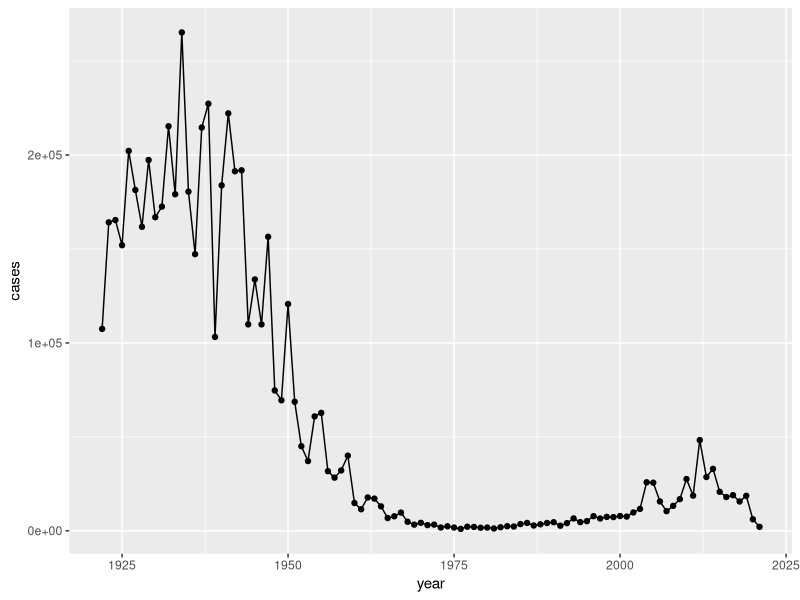
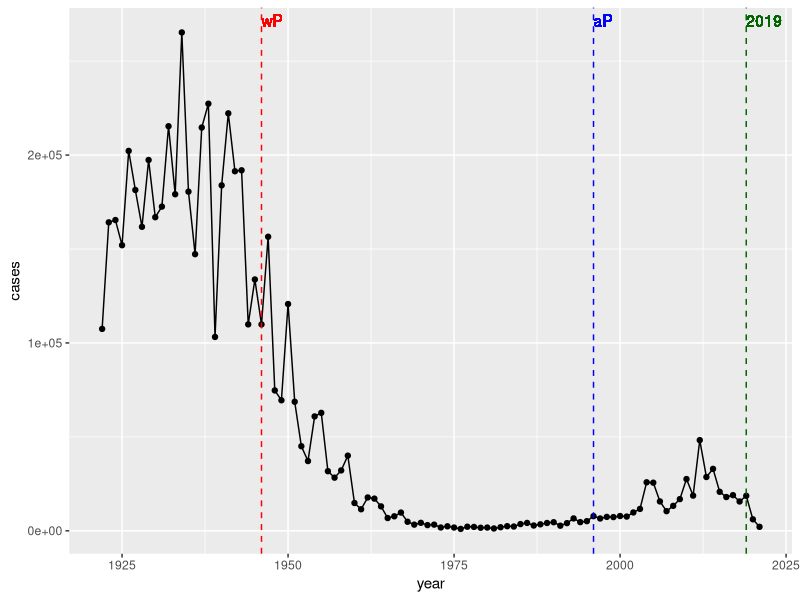

The R script that drew these images, in order: (Note: this script raises an error after producing the figures.)
## ---- chunk 1
#install.packages("datapasta")
## ---- chunk 2
#| echo = FALSE

cdc <- data.frame(year = c(1922L,
                                   1923L,1924L,1925L,1926L,1927L,1928L,
                                   1929L,1930L,1931L,1932L,1933L,1934L,1935L,
                                   1936L,1937L,1938L,1939L,1940L,1941L,
                                   1942L,1943L,1944L,1945L,1946L,1947L,1948L,
                                   1949L,1950L,1951L,1952L,1953L,1954L,
                                   1955L,1956L,1957L,1958L,1959L,1960L,
                                   1961L,1962L,1963L,1964L,1965L,1966L,1967L,
                                   1968L,1969L,1970L,1971L,1972L,1973L,
                                   1974L,1975L,1976L,1977L,1978L,1979L,1980L,
                                   1981L,1982L,1983L,1984L,1985L,1986L,
                                   1987L,1988L,1989L,1990L,1991L,1992L,1993L,
                                   1994L,1995L,1996L,1997L,1998L,1999L,
                                   2000L,2001L,2002L,2003L,2004L,2005L,
                                   2006L,2007L,2008L,2009L,2010L,2011L,2012L,
                                   2013L,2014L,2015L,2016L,2017L,2018L,
                                   2019L,2020L,2021L),
  cases = c(107473,
                                   164191,165418,152003,202210,181411,
                                   161799,197371,166914,172559,215343,179135,
                                   265269,180518,147237,214652,227319,103188,
                                   183866,222202,191383,191890,109873,
                                   133792,109860,156517,74715,69479,120718,
                                   68687,45030,37129,60886,62786,31732,28295,
                                   32148,40005,14809,11468,17749,17135,
                                   13005,6799,7717,9718,4810,3285,4249,
                                   3036,3287,1759,2402,1738,1010,2177,2063,
                                   1623,1730,1248,1895,2463,2276,3589,
                                   4195,2823,3450,4157,4570,2719,4083,6586,
                                   4617,5137,7796,6564,7405,7298,7867,
                                   7580,9771,11647,25827,25616,15632,10454,
                                   13278,16858,27550,18719,48277,28639,
                                   32971,20762,17972,18975,15609,18617,6124,
                                   2116)
)
## ---- chunk 3
head(cdc)
## ---- chunk 4
library(ggplot2)
#install.packages("tidyverse")
library(tidyverse)
## ---- chunk 5
ggplot(cdc) +
  aes(year, cases) +
  geom_point() +
  geom_line() +
  labs()
## ---- chunk 6
ggplot(cdc) +
  aes(year, cases) +
  geom_point() +
  geom_line() +
  labs() +
  #v = vertical
  geom_vline(xintercept = 1946, color = "red", linetype = "dashed") +
  geom_vline(xintercept = 1996, color = "blue", linetype = "dashed") +
  geom_vline(xintercept = 2019, color = "darkgreen", linetype = "dashed") +
  geom_text(aes(x = 1946, y = max(cdc$cases), label = "wP"), vjust = -0.5, hjust = 0, color = "red") +
  geom_text(aes(x = 1996, y = max(cdc$cases), label = "aP"), vjust = -0.5, hjust = 0, color = "blue") +
  geom_text(aes(x = 2019, y = max(cdc$cases), label = "2019"), vjust = -0.5, hjust = 0, color = "darkgreen")
## ---- chunk 7
library(dplyr)
## ---- chunk 8
cdc %>% filter(year >= 1945 & year <= 1950)
## ---- chunk 9
library(jsonlite)

subject <- read_json("http://cmi-pb.org/api/subject", simplifyVector = TRUE)
head(subject)

## ---- chunk 10
nrow(subject)
## ---- chunk 11
table(subject$infancy_vac)
## ---- chunk 12
table(subject$biological_sex)
## ---- chunk 13
table(subject$race,subject$biological_sex)
## ---- chunk 14
library(lubridate)
today() - mdy("02-11-1996")
today() - ymd("1996-02-11")
time_length(today() - ymd("1996-02-11"), "year")
## ---- chunk 15
subject$age <- today() - ymd(subject$year_of_birth)
library(dplyr)
wP <- subject %>% filter(infancy_vac == "wP")
aP <- subject %>% filter(infancy_vac == "aP")
## ---- chunk 16
mean(time_length(wP$age, "years"))
mean(time_length(aP$age, "years"))
## ---- chunk 17
aP_age <- time_length(aP$age, "years")
wP_age <- time_length(wP$age, "years")
t.test(aP_age, wP_age)
## ---- chunk 18
subject$age <- ymd(subject$date_of_boost) - ymd(subject$year_of_birth)
subject$age_year <- time_length(subject$age, "years")
head(subject$age_year)
## ---- chunk 19
ggplot(subject) +
  aes(age_year,
      fill = infancy_vac) +
  facet_wrap(vars(infancy_vac), ncol = 1) +
  geom_histogram()
## ---- chunk 20
table(subject$dataset)
## ---- chunk 21
specimen <- read_json("http://cmi-pb.org/api/specimen", simplifyVector = TRUE)
head(specimen)
## ---- chunk 22
titer <- read_json("http://cmi-pb.org/api/v4/plasma_ab_titer", simplifyVector = TRUE)
head(titer)
## ---- chunk 23
meta <- inner_join(specimen, subject)
dim(meta)
head(meta)
## ---- chunk 24
abdata <- inner_join(meta, titer)
dim(abdata)
## ---- chunk 25
table(abdata$isotype)
## ---- chunk 26
table(abdata$dataset)
## ---- chunk 27
igg <- abdata %>% filter(isotype == "IgG")
head(igg)
## ---- chunk 28
ggplot(igg) +
  aes(MFI_normalised,
      antigen) +
  geom_boxplot() +
  xlim(0,75) +
  facet_wrap(vars(visit), nrow = 2)
## ---- chunk 29
ggplot(igg) +
  aes(MFI_normalised, antigen, col=infancy_vac) +
  geom_boxplot(show.legend = FALSE) + 
  facet_wrap(vars(visit), nrow=2) +
  xlim(0,75) +
  theme_bw()
## ---- chunk 30
filter(igg, antigen=="OVA") %>%
  ggplot() +
  aes(MFI_normalised, col=infancy_vac) +
  geom_boxplot(show.legend = FALSE) +
  facet_wrap(vars(visit)) +
  theme_bw() +
  ggtitle("OVA antigen levels per visit (aP red, wP teal)")
## ---- chunk 31
filter(igg, antigen=="PT") %>%
  ggplot() +
  aes(MFI_normalised, col=infancy_vac) +
  geom_boxplot(show.legend = FALSE) +
  facet_wrap(vars(visit)) +
  theme_bw() +
  ggtitle("PT antigen levels per visit (aP red, wP teal)")
## ---- chunk 32
filter(igg, antigen=="FIM2/3") %>%
  ggplot() +
  aes(MFI_normalised, col=infancy_vac) +
  geom_boxplot(show.legend = FALSE) +
  facet_wrap(vars(visit)) +
  theme_bw() +
  ggtitle("FIM2/3 antigen levels per visit (aP red, wP teal)")
## ---- chunk 33
oops <- abdata %>% filter(antigen == "Fim2/3")
table(oops$dataset)
## ---- chunk 34
table(abdata$dataset)
## ---- chunk 35
#abdata$planned_day_relative_to_boost
## ---- chunk 36
abdata_21_IgG_PT <- abdata %>% filter(dataset == "2021_dataset",
                               isotype == "IgG",
                               antigen == "PT")
## ---- chunk 37
ggplot(abdata_21_IgG_PT) +
  aes(planned_day_relative_to_boost, MFI_normalised,
      col = infancy_vac, 
      group = subject_id) + #Group by subject_id!
  geom_point() +
  geom_line()
## ---- chunk 38
ggplot(abdata_21_IgG_PT) +
  aes(planned_day_relative_to_boost, MFI_normalised,
      col = infancy_vac, 
      group = subject_id) + #Group by subject_id!
  geom_point() +
  geom_line() +
  geom_smooth()
## ---- chunk 39
ggplot(abdata_21_IgG_PT) +
  aes(planned_day_relative_to_boost, MFI_normalised,
      col = infancy_vac) +
  geom_point() +
  geom_line(aes(group = subject_id)) +
  geom_smooth(se=FALSE)
## ---- chunk 40
ggplot(abdata_21_IgG_PT) +
  aes(planned_day_relative_to_boost, MFI_normalised,
      col = infancy_vac) +
  geom_point() +
  geom_line(aes(group = subject_id), linewidth=0.5, alpha=0.5) +
  geom_smooth(se=FALSE, span=0.4, linewidth=3) +
  geom_vline(xintercept = 0, linetype="dashed") +
  geom_vline(xintercept = 14, linetype="dashed")
## ---- chunk 41
abdata_22_IgG_PT <- abdata %>% filter(dataset == "2022_dataset",
                               isotype == "IgG",
                               antigen == "PT")
## ---- chunk 42
ggplot(abdata_22_IgG_PT) +
  aes(planned_day_relative_to_boost, MFI_normalised,
      col = infancy_vac) +
  geom_point() +
  geom_line(aes(group = subject_id), linewidth=0.5, alpha=0.5) +
  geom_smooth(se=FALSE, span=0.4, linewidth=3) +
  geom_vline(xintercept = 0, linetype="dashed") +
  geom_vline(xintercept = 14, linetype="dashed")
## ---- chunk 43
abdata_20_IgG_PT <- abdata %>% filter(dataset == "2020_dataset",
                               isotype == "IgG",
                               antigen == "PT")
## ---- chunk 44
ggplot(abdata_20_IgG_PT) +
  aes(planned_day_relative_to_boost, MFI_normalised,
      col = infancy_vac) +
  geom_point() +
  geom_line(aes(group = subject_id), linewidth=0.5, alpha=0.5) +
  geom_smooth(se=FALSE, span=0.4, linewidth=3) +
  geom_vline(xintercept = 0, linetype="dashed") +
  geom_vline(xintercept = 14, linetype="dashed")
## ---- chunk 45
url <- "https://www.cmi-pb.org/api/v2/rnaseq?versioned_ensembl_gene_id=eq.ENSG00000211896.7"

rna <- read_json(url, simplifyVector = TRUE) 
## ---- chunk 46
ssrna <- inner_join(rna, meta)
## ---- chunk 47
ggplot(ssrna) +
  aes(visit, tpm, group=subject_id) +
  geom_point() +
  geom_line(alpha=0.2)
## ---- chunk 48
ggplot(ssrna) +
  aes(tpm, col=infancy_vac) +
  geom_boxplot() +
  facet_wrap(vars(visit))
## ---- chunk 49
ssrna %>%  
  filter(visit==4) %>% 
  ggplot() +
    aes(tpm, col=infancy_vac) + geom_density() + 
    geom_rug() 
